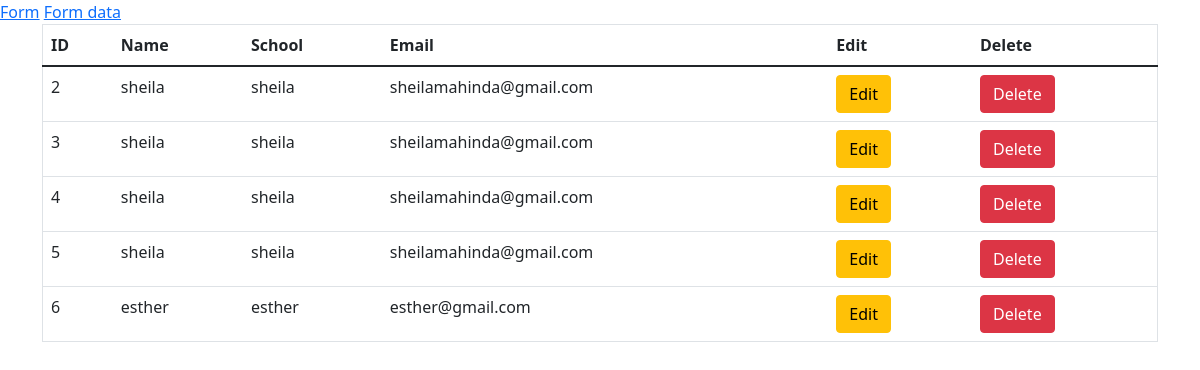
Screenshot of /people with the database file from the repository.
### app/models.py (models this page shows, shortened)
class People(models.Model):
    name=models.CharField(max_length=50, blank=False, null=False)
    school=models.CharField(max_length=50, blank=False, null=True)
    email=models.EmailField(null=True)

### app/views.py (the view)
# urls.py: path('people',views.people, name="people"),
def people(request):
    d = People.objects.all()
    return render(request, 'people.html', {
        "data": d
    })

### app/templates/people.html (shortened to what this page needs)
<!doctype html>
<html lang="en">
<head>
    <link href="https://cdn.jsdelivr.net/npm/bootstrap@5.1.3/dist/css/bootstrap.min.css" rel="stylesheet">
</head>
<body>
<a href="{% url 'home' %}">Form</a>
<a href="{% url 'people' %}">Form data</a>
<div class="container" >
    <table class="table" mt="5">
  <thead>
    <tr>
      <th>ID</th>
      <th>Name </th>
      <th>School </th>
        <th>Email</th>
      <th>Edit</th>
      <th>Delete</th>
    </tr>
  </thead>
  <tbody>
        {% for d in data%}
        <tr>
            <td>{{ d.id }}</td>
            <td>{{ d.name }}</td>
            <td>{{ d.school }}</td>
            <td>{{ d.email }}</td>
            <td>
                <a href="/update/{{d.id}}" class="btn btn-warning">Edit</a>
            </td>
            <td>
                <a href="/delete/{{d.id}}" class="btn btn-danger">Delete</a>
            </td>
        </tr>
        {% endfor %}
  </tbody>
    </table>
</div>
</body>
</html>

### app/templates/people.html (style rules this page uses)
table,tr.th { border: 1px solid crimson; border-collapse: collapse; }

### rows the page displays
People: id "2", name "sheila", school "sheila", email "sheilamahinda@gmail.com"
People: id "3", name "sheila", school "sheila", email "sheilamahinda@gmail.com"
People: id "4", name "sheila", school "sheila", email "sheilamahinda@gmail.com"
People: id "5", name "sheila", school "sheila", email "sheilamahinda@gmail.com"
People: id "6", name "esther", school "esther", email "esther@gmail.com"
